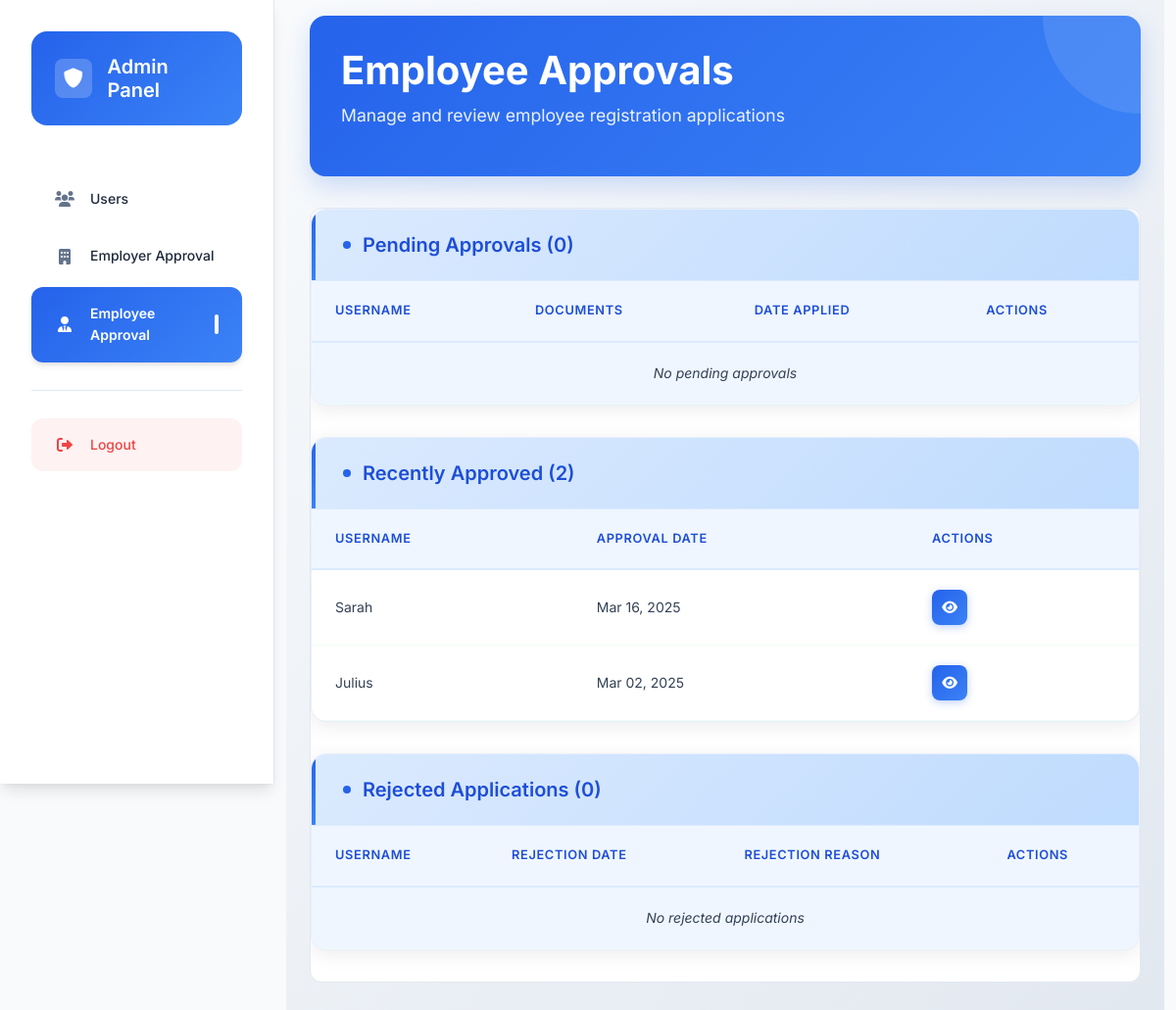
Page /secret-admin/employee-approvals/ (signed in) on the earlier database version.
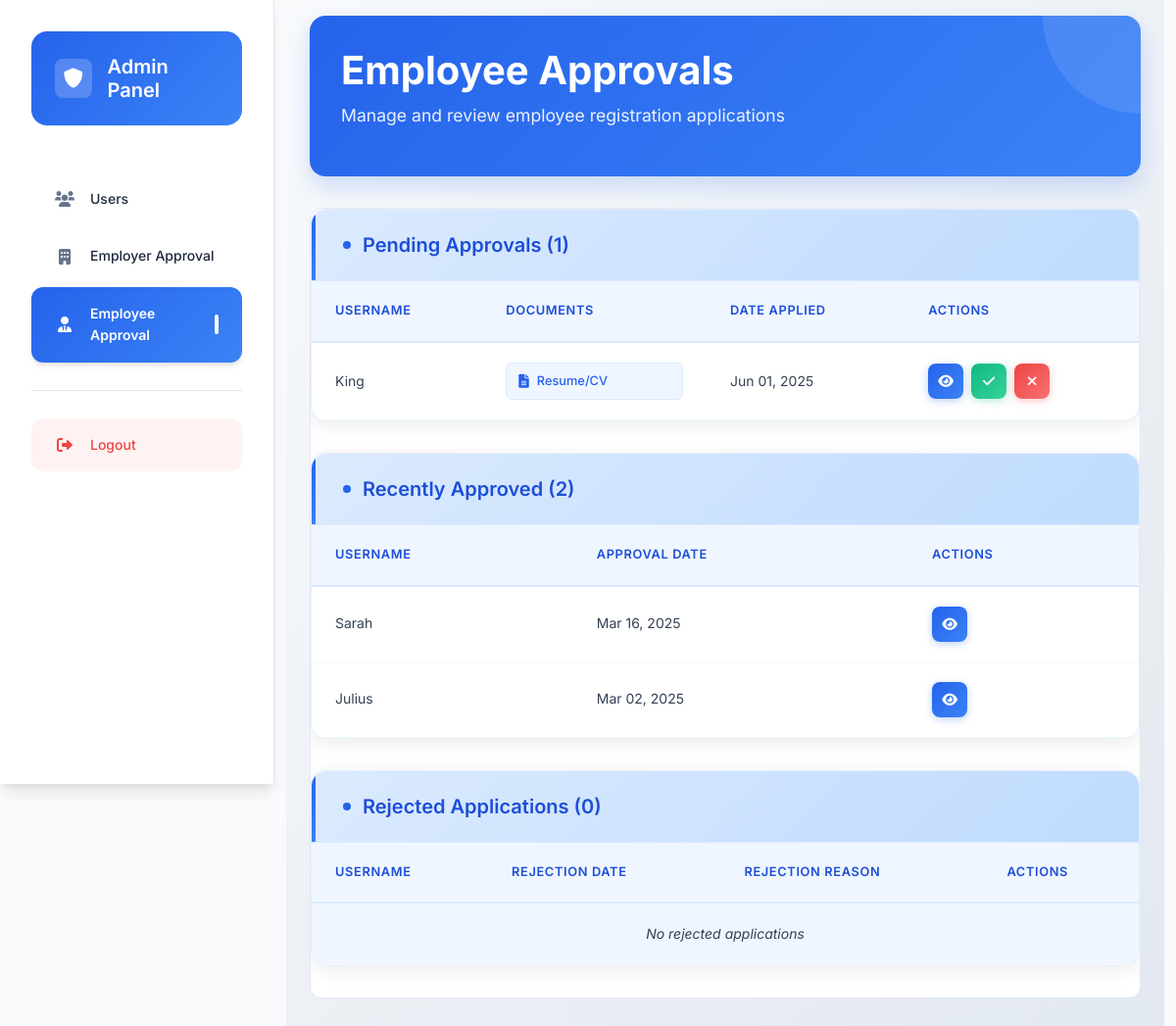
Same page on the later database version.
### employee/models.py (models this page shows, shortened)
class Employee(models.Model):
    user = models.OneToOneField(
        settings.AUTH_USER_MODEL,
        on_delete=models.CASCADE,
        null=True,  # Allow null temporarily
        blank=True  # Allow blank temporarily
    )
    id = models.AutoField(primary_key=True)
    username = models.CharField(max_length=150, unique=True)
    email = models.EmailField(unique=True)
    password = models.CharField(max_length=128)
    first_name = models.CharField(max_length=50, blank=True, null=True)
    last_name = models.CharField(max_length=50, blank=True, null=True)
    phone = models.CharField(max_length=20, blank=True, null=True)
    location = models.CharField(max_length=255, blank=True, null=True)
    bio = models.TextField(blank=True, null=True)
    job_title = models.CharField(max_length=100, blank=True, null=True)
    skills = models.TextField(blank=True, null=True)
    years_of_experience = models.PositiveIntegerField(default=0)
    education = models.TextField(blank=True, null=True)
    certifications = models.TextField(blank=True, null=True)
    preferred_job_type = models.CharField(max_length=50, blank=True, null=True)
    expected_salary = models.DecimalField(max_digits=10, decimal_places=2, null=True, blank=True)
    remote_work_preference = models.BooleanField(default=False)
    willing_to_relocate = models.BooleanField(default=False)
    last_login = models.DateTimeField(null=True, blank=True)
    date_joined = models.DateTimeField(default=timezone.now)
    is_active = models.BooleanField(default=True)
    document = models.FileField(upload_to='employee_documents/', blank=True, null=True)
    document_name = models.CharField(max_length=100, blank=True, null=True)
    avatar = models.ImageField(upload_to='employee_avatars/', null=True, blank=True)
    resume = models.FileField(upload_to='employee_resumes/', null=True, blank=True)
    full_name = models.CharField(max_length=255, null=True, blank=True)
    is_approved = models.BooleanField(null=True, default=None)
    approval_date = models.DateTimeField(null=True, blank=True)
    rejection_reason = models.TextField(null=True, blank=True)

### admin_panel/views.py (the view)
# urls.py: path('employee-approvals/', views.employee_approval_dashboard, name='employee_approvals'),
@login_required
@user_passes_test(is_admin)
def employee_approval_dashboard(request):
    pending_employees = Employee.objects.filter(
        is_approved=False,
        rejection_reason__isnull=True
    ).order_by('-date_joined')
    approved_employees = Employee.objects.filter(
        is_approved=True
    ).order_by('-approval_date')
    rejected_employees = Employee.objects.filter(
        is_approved=False,
        rejection_reason__isnull=False
    ).order_by('-date_joined')
    context = {
        'pending_employees': pending_employees,
        'approved_employees': approved_employees,
        'rejected_employees': rejected_employees,
    }
    return render(request, 'admin_panel/employee_approval_dashboard.html', context)

### admin_panel/views.py (called while the page is built)
def is_admin(user):
    return user.is_authenticated and user.is_admin

### admin_panel/templates/admin_panel/employee_approval_dashboard.html (shortened to what the changed rows need)
{% extends "base.html" %}
{% load static %}
{% block extra_css %}
<link rel="stylesheet" href="{% static 'css/admin_panel.css' %}">
<link rel="stylesheet" href="{% static 'css/employee_approval.css' %}">
{% endblock %}
{% block content %}
<div class="admin-dashboard container-fluid">
    <aside class="sidebar">
        <div class="sidebar-header">
            <div class="logo-container">
                <h2>Admin Panel</h2>
            </div>
        </div>
    </aside>
    <main class="main-content px-4 py-3 w-full">
        <div class="content-header">
            <h1>Employee Approvals</h1>
        </div>
        <div class="table-container w-full max-w-full overflow-x-auto my-4">
            <div class="section">
                <div class="section-header">
                    <h2>Pending Approvals ({{ pending_employees.count }})</h2>
                </div>
                <div class="table-responsive">
                    <table class="data-table">
                        <thead>
                            <tr>
                                <th>Username</th>
                                <th>Documents</th>
                                <th>Date Applied</th>
                                <th>Actions</th>
                            </tr>
                        </thead>
                        <tbody>
                            {% for employee in pending_employees %}
                            <tr data-employee-id="{{ employee.id }}">
                                <td>{{ employee.username }}</td>
                                <td>
                                    <div class="document-links">
                                        {% if employee.document %}
                                        <a href="{{ employee.document.url }}" target="_blank" class="document-link">
                                            <i class="fas fa-file-alt"></i>
                                            Resume/CV
                                        </a>
                                        {% endif %}
                                    </div>
                                </td>
                                <td>{{ employee.date_joined|date:"M d, Y" }}</td>
                                <td>
                                    <div class="action-buttons">
                                        <button class="btn-icon view" onclick="viewEmployeeDetails({{ employee.id }})" title="View Details">
                                            <i class="fas fa-eye"></i>
                                        </button>
                                        <button class="btn-icon approve" onclick="approveEmployee({{ employee.id }})" title="Approve">
                                            <i class="fas fa-check"></i>
                                        </button>
                                        <button class="btn-icon reject" onclick="rejectEmployee({{ employee.id }})" title="Reject">
                                            <i class="fas fa-times"></i>
                                        </button>
                                    </div>
                                </td>
                            </tr>
                            {% empty %}
                            <tr>
                                <td colspan="4" class="text-center">No pending approvals</td>
                            </tr>
                            {% endfor %}
                        </tbody>
                    </table>
                </div>
            </div>
            <div class="section mt-6">
                <div class="section-header">
                    <h2>Recently Approved ({{ approved_employees.count }})</h2>
                </div>
                <div class="table-responsive">
                    <table class="data-table">
                        <thead>
                            <tr>
                                <th>Username</th>
                                <th>Approval Date</th>
                                <th>Actions</th>
                            </tr>
                        </thead>
                        <tbody>
                            {% for employee in approved_employees %}
                            <tr>
                                <td>{{ employee.username }}</td>
                                <td>{{ employee.approval_date|date:"M d, Y" }}</td>
                                <td>
                                    <div class="action-buttons">
                                        <button class="btn-icon view" onclick="viewEmployeeDetails({{ employee.id }})" title="View Details">
                                            <i class="fas fa-eye"></i>
                                        </button>
                                    </div>
                                </td>
                            </tr>
                            {% empty %}
                            <tr>
                                <td colspan="3" class="text-center">No approved employees</td>
                            </tr>
                            {% endfor %}
                        </tbody>
                    </table>
                </div>
            </div>
            <div class="section mt-6">
                <div class="section-header">
                    <h2>Rejected Applications ({{ rejected_employees.count }})</h2>
                </div>
                <div class="table-responsive">
                    <table class="data-table">
                        <thead>
                            <tr>
                                <th>Username</th>
                                <th>Rejection Date</th>
                                <th>Rejection Reason</th>
                                <th>Actions</th>
                            </tr>
                        </thead>
                    </table>
                </div>
            </div>
        </div>
    </main>
</div>
{% endblock %}

Differences in the rows shown:
added Employee: username "King", date_joined "Jun 01, 2025", shown under "Pending Approvals (1)"
Other differences:
{{ pending_employees.count }}: "0" → "1"
text no longer shown: "No pending approvals"
